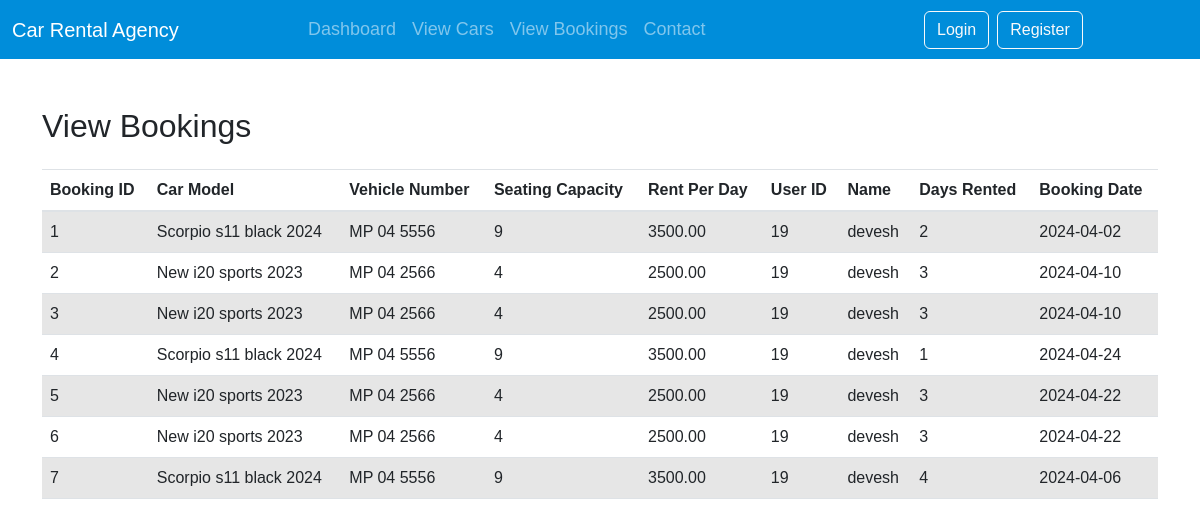
The app's page /view_bookings.php with its own data.
### tables this page shows
CREATE TABLE `bookings` (
  `booking_id` int(11) NOT NULL,
  `car_id` int(11) DEFAULT NULL,
  `customer_id` int(11) DEFAULT NULL,
  `start_date` date NOT NULL,
  `days_rented` int(11) NOT NULL
);

CREATE TABLE `cars` (
  `car_id` int(11) NOT NULL,
  `agency_id` int(11) DEFAULT NULL,
  `model` varchar(100) NOT NULL,
  `vehicle_number` varchar(20) NOT NULL,
  `seating_capacity` int(11) NOT NULL,
  `rent_per_day` decimal(10,2) NOT NULL
);

CREATE TABLE `users` (
  `user_id` int(11) NOT NULL,
  `username` varchar(50) NOT NULL,
  `password` varchar(255) NOT NULL,
  `user_type` enum('customer','agency') NOT NULL,
  `name` varchar(100) NOT NULL
);

### view_bookings.php (the view, shortened to what this page needs)
<!DOCTYPE html>
<html lang="en">
<head>
    <link rel="stylesheet" href="style.css">
    <link rel="stylesheet" href="https://stackpath.bootstrapcdn.com/bootstrap/4.5.2/css/bootstrap.min.css">
</head>
<body>
    <?php include 'agency_navbar.php' ?>
    <div class="container mt-5">
        <h2 class="mb-4">View Bookings</h2>
        <?php
        include 'db_connect.php';
        $query = "SELECT b.booking_id, b.car_id, b.customer_id, b.start_date, b.days_rented, c.model, c.vehicle_number, c.seating_capacity, c.rent_per_day, u.name AS user_name
                  FROM Bookings b
                  JOIN Cars c ON b.car_id = c.car_id
                  JOIN Users u ON b.customer_id = u.user_id";
        $result = $conn->query($query);
        if ($result->num_rows > 0) {
            echo "<div class='table-responsive'>";
            echo "<table class='table table-striped'>";
            echo "<thead>";
            echo "<tr>";
            echo "<th>Booking ID</th>";
            echo "<th>Car Model</th>";
            echo "<th>Vehicle Number</th>";
            echo "<th>Seating Capacity</th>";
            echo "<th>Rent Per Day</th>";
            echo "<th>User ID</th>";
            echo "<th>Name</th>";
            echo "<th>Days Rented</th>";
            echo "<th>Booking Date</th>";
            echo "</tr>";
            echo "</thead>";
            echo "<tbody>";
            while ($row = $result->fetch_assoc()) {
                echo "<tr>";
                echo "<td>" . $row['booking_id'] . "</td>";
                echo "<td>" . $row['model'] . "</td>";
                echo "<td>" . $row['vehicle_number'] . "</td>";
                echo "<td>" . $row['seating_capacity'] . "</td>";
                echo "<td>" . $row['rent_per_day'] . "</td>";
                echo "<td>" . $row['customer_id'] . "</td>";
                echo "<td>" . $row['user_name'] . "</td>";
                echo "<td>" . $row['days_rented'] . "</td>";
                echo "<td>" . $row['start_date'] . "</td>";
                echo "</tr>";
            }
            echo "</tbody>";
            echo "</table>";
            echo "</div>";
        } else {
            echo "No bookings found.";
        }
        ?>
    </div>
</body>
</html>

### agency_navbar.php (shortened to what this page needs)
<!DOCTYPE html>
<html lang="en">
<head>
    <link rel="stylesheet" href="https://cdn.jsdelivr.net/npm/bootstrap@5.2.3/dist/css/bootstrap.min.css">
    <link rel="stylesheet" href="style.css">
</head>
<body>
    <nav class="navbar navbar-expand-lg navbar-dark ">
        <div class="container-fluid">
            <a class="navbar-brand" href="#">Car Rental Agency</a>
            <div class="collapse navbar-collapse" id="navbarNav">
                <ul class="navbar-nav">
                    <li class="nav-item">
                        <a class="nav-link " aria-current="page" href="agency_dashboard.php">Dashboard</a>
                    </li>
                    <li class="nav-item">
                        <a class="nav-link" href="view_cars.php">View Cars</a>
                    </li>
                    <li class="nav-item">
                        <a class="nav-link" href="view_bookings.php">View Bookings</a>
                    </li>
                    <li class="nav-item">
                        <a class="nav-link" href="#">Contact</a>
                    </li>
                </ul>
                <div class="buttons d-flex">
                    <?php if(isset($_SESSION['username'])): ?>
                    <a href="logout.php"><button class="btn btn-outline-light me-2" type="button">Logout</button></a>
                    <?php else: ?>
                    <a href="agency_login.php"><button class="btn btn-outline-light me-2"
                            type="button">Login</button></a>
                    <a href="agency_register.php"><button class="btn btn-outline-light"
                            type="button">Register</button></a>
                    <?php endif; ?>
                </div>
            </div>
        </div>
    </nav>
</body>
</html>

### style.css (style rules this page uses)
* { font-family: sans-serif; }

### agency_navbar.php (style rules this page uses)
.navbar { background-color: #008DDA; }
.navbar-nav { margin: auto; }
.nav-item .nav-link { color: white; font-size: 18px; }
.buttons { margin: auto; }

### records on screen
bookings: booking_id "1", car.model "Scorpio s11 black 2024", car.vehicle_number "MP 04 5556", car.seating_capacity "9", car.rent_per_day "3500.00", customer "19", customer.name "devesh", days_rented "2", start_date "2024-04-02"
bookings: booking_id "2", car.model "New i20 sports 2023", car.vehicle_number "MP 04 2566", car.seating_capacity "4", car.rent_per_day "2500.00", customer "19", customer.name "devesh", days_rented "3", start_date "2024-04-10"
bookings: booking_id "3", car.model "New i20 sports 2023", car.vehicle_number "MP 04 2566", car.seating_capacity "4", car.rent_per_day "2500.00", customer "19", customer.name "devesh", days_rented "3", start_date "2024-04-10"
bookings: booking_id "4", car.model "Scorpio s11 black 2024", car.vehicle_number "MP 04 5556", car.seating_capacity "9", car.rent_per_day "3500.00", customer "19", customer.name "devesh", days_rented "1", start_date "2024-04-24"
bookings: booking_id "5", car.model "New i20 sports 2023", car.vehicle_number "MP 04 2566", car.seating_capacity "4", car.rent_per_day "2500.00", customer "19", customer.name "devesh", days_rented "3", start_date "2024-04-22"
bookings: booking_id "6", car.model "New i20 sports 2023", car.vehicle_number "MP 04 2566", car.seating_capacity "4", car.rent_per_day "2500.00", customer "19", customer.name "devesh", days_rented "3", start_date "2024-04-22"
bookings: booking_id "7", car.model "Scorpio s11 black 2024", car.vehicle_number "MP 04 5556", car.seating_capacity "9", car.rent_per_day "3500.00", customer "19", customer.name "devesh", days_rented "4", start_date "2024-04-06"
